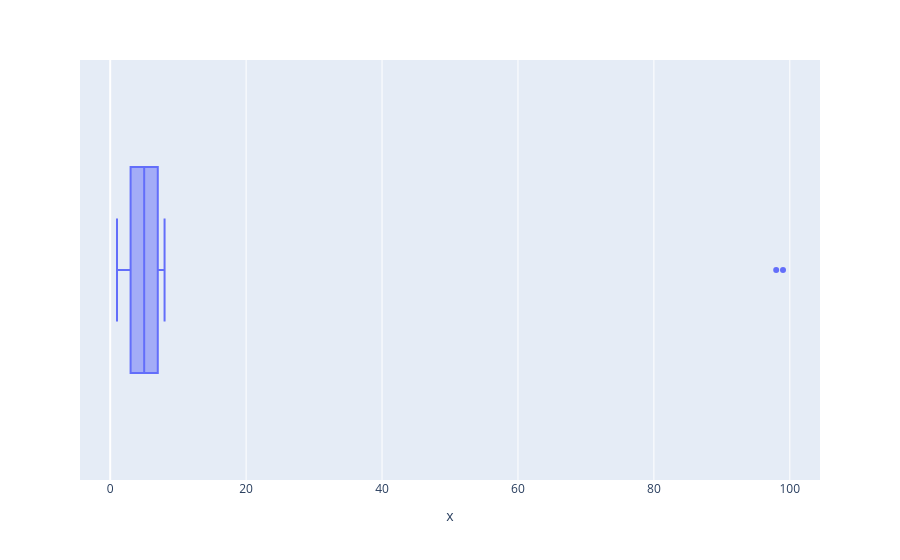

Write notebook code for a chart like this one.
### Code cell
px.box(x=arr)

### Figure 1 — Plotly figure (JSON) as saved in the notebook; plotly's stock layout.template omitted (floating-point values rounded to 4 significant figures)
{"data": [{"alignmentgroup": "True", "hovertemplate": "x=%{x}<extra></extra>", "legendgroup": "", "marker": {"color": "#636efa"}, "name": "", "notched": false, "offsetgroup": "", "orientation": "h", "showlegend": false, "type": "box", "x": [1, 2, 2, 3, 4, 4, 5, 5, 6, 7, 7, 8, 98, 99], "x0": " ", "xaxis": "x", "y0": " ", "yaxis": "y"}], "layout": {"boxmode": "group", "legend": {"tracegroupgap": 0}, "margin": {"t": 60}, "xaxis": {"anchor": "y", "domain": [0, 1], "title": {"text": "x"}}, "yaxis": {"anchor": "x", "domain": [0, 1]}}}
